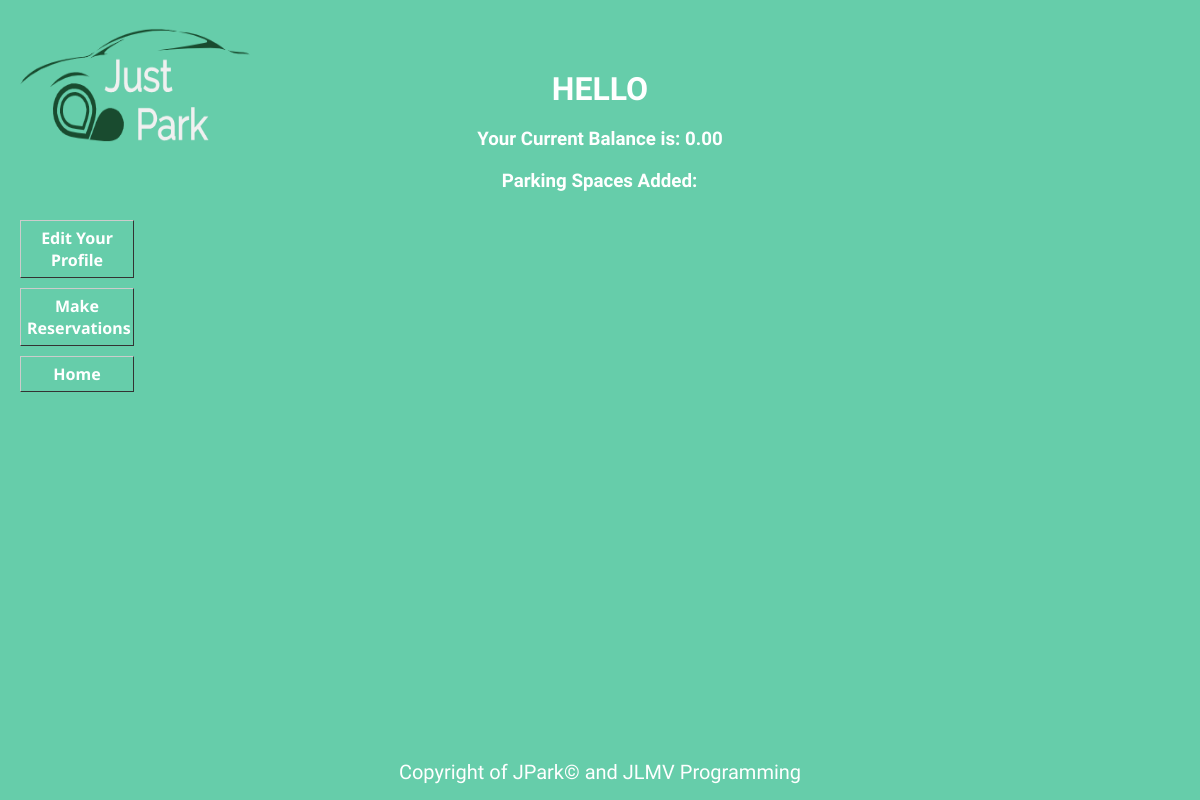
Before: /profile/2 (signed in) with the older database file.
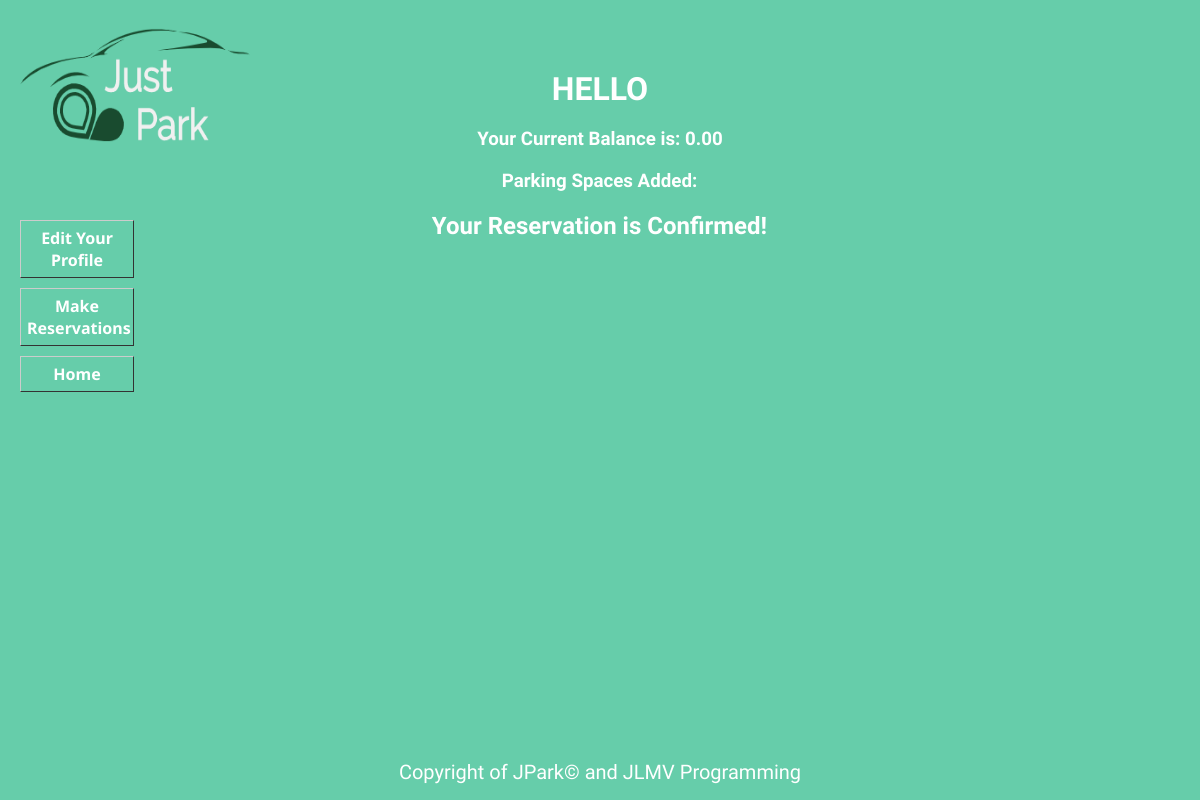
After: the same page with the newer database file.
### jpark/models.py (models this page shows, shortened)
class Reservation(models.Model):
    User = models.ForeignKey(CustomUser, related_name='reservations_made', on_delete=models.CASCADE)
    parking = models.ForeignKey(Parking, related_name='reservations', on_delete=models.CASCADE)
    starting_time = models.TimeField()
    ending_time = models.TimeField()
    notes = models.TextField(blank=True)
    def __str__(self):
        return f'Your Reservation is Confirmed!'

### jpark/views.py (the view)
# urls.py: path('profile/<int:id>', profile_view, name="profile"),
@login_required
def profile_view(request, id):
    profile = CustomUser.objects.get(pk=id)
    parking = Parking.objects.filter(owner=id)
    reservation = Reservation.objects.filter(parking=id)
    context = {
        'profile': profile,
        'parking': parking,
        'reservations':reservation
        }
    return render(request, 'profile.html', context)

### jpark/templates/profile.html (shortened to what this page needs)
{% extends 'base.html' %}
{% block content %}
<h1>Hello {{ user.first_name }}</h1>
    <h3>Your Current Balance is: {{ user.balance }}</h3>
  <div id="profileid">
    <a class="profilelinks" href="{% url 'editprofile' %}">Edit Your Profile</a>
    <a class="profilelinks" href="{% url 'reservations'%}">Make Reservations</a>
    <a class="profilelinks" href="{% url 'mainpage'%}">Home</a>
  </div>
<div id="profileinfoid">
  <h3 class="parkingspacesadded">Parking Spaces Added:</h3>
  {% for myspot in reservations %}
    <h2 class="parkingspacesadded">{{ myspot }}</h2>
</div>
  {% endfor %}
{% endblock %}

Changed rows visible on the page:
added Reservation: myspot "Your Reservation is Confirmed!"
